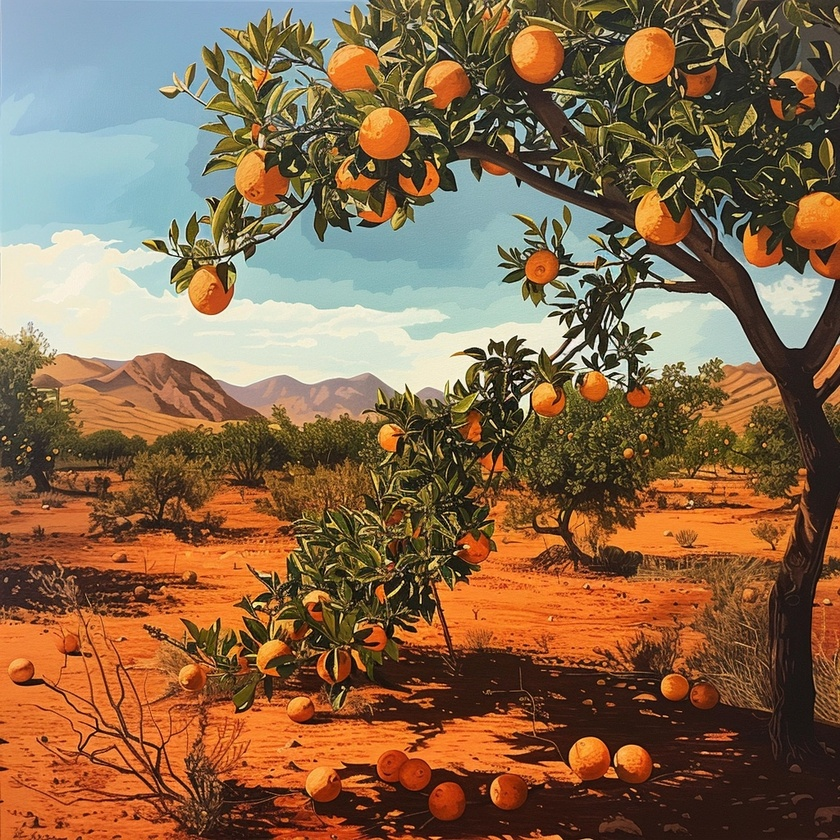
#> input picture 1.jpg, 840 x 840 px, shrunk from 1024 x 1024 before the run
$ python 2.py
#> lines starting #> are read from the running program, lines starting #| are printed output that depends on the picture
from PIL import Image, ImageFilter
import os
if not os.path.exists('blur'):
    os.makedirs('blur')

from pathlib import Path
# Определение расширения файла с использованием pathlib
file_path = Path( 'example.jpg')
if file_path. suffix. lower () == '.png':
    print(f"Файл (file_path.name) может содержать неожиданные данные.")
else:
    print(f"Файл (file_path.name) являются jpg.")

image = Image.open("1.jpg")
#> image is the input picture: PIL image 840x840 RGB; mean R, G, B 135.3, 103.7, 74.4
image2 = Image.open("2.jpg")
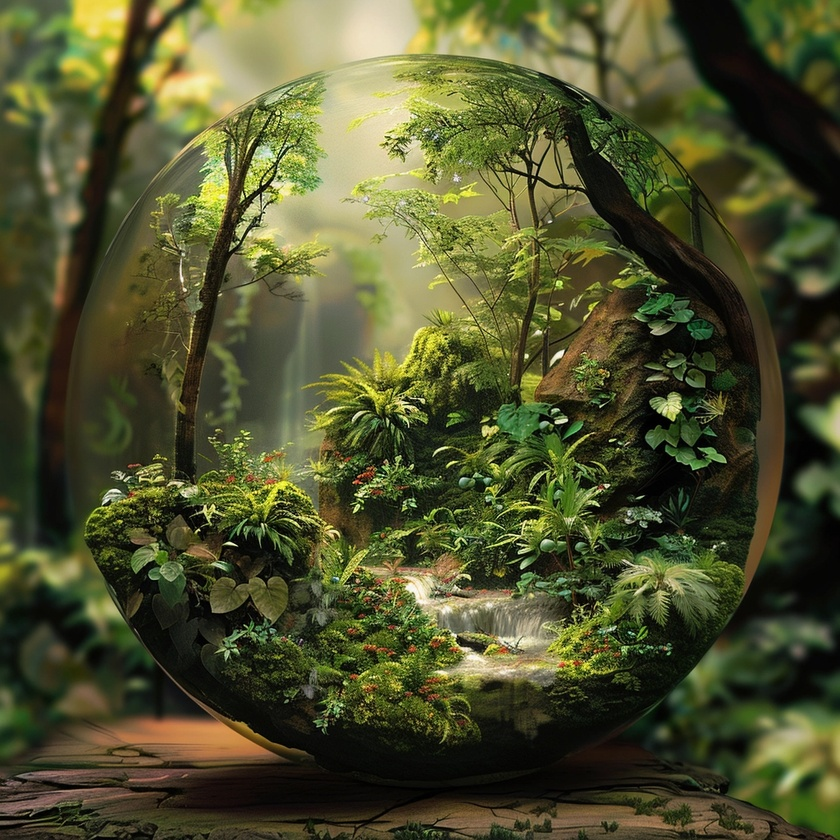
#> input picture 2.jpg, 840 x 840 px, shrunk from 1024 x 1024 before the run
#> image2 is the input picture: PIL image 840x840 RGB; mean R, G, B 79.8, 82.4, 46
image3 = Image.open("3.jpg")
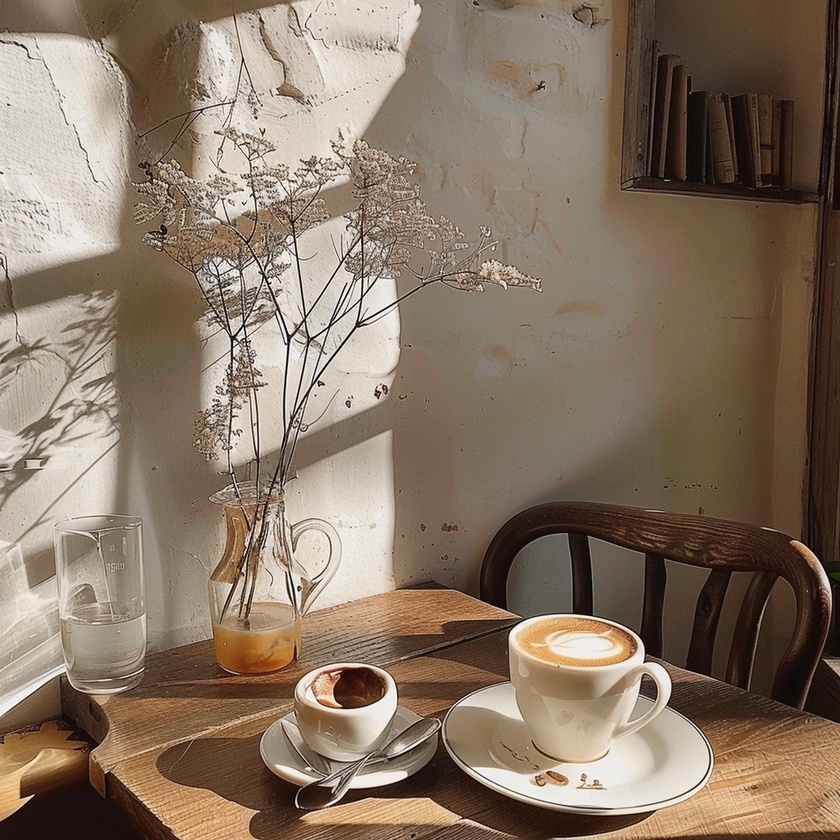
#> input picture 3.jpg, 840 x 840 px, shrunk from 1024 x 1024 before the run
#> image3 is the input picture: PIL image 840x840 RGB; mean R, G, B 135.7, 117.8, 100.4
image4 = Image.open("4.jpg")
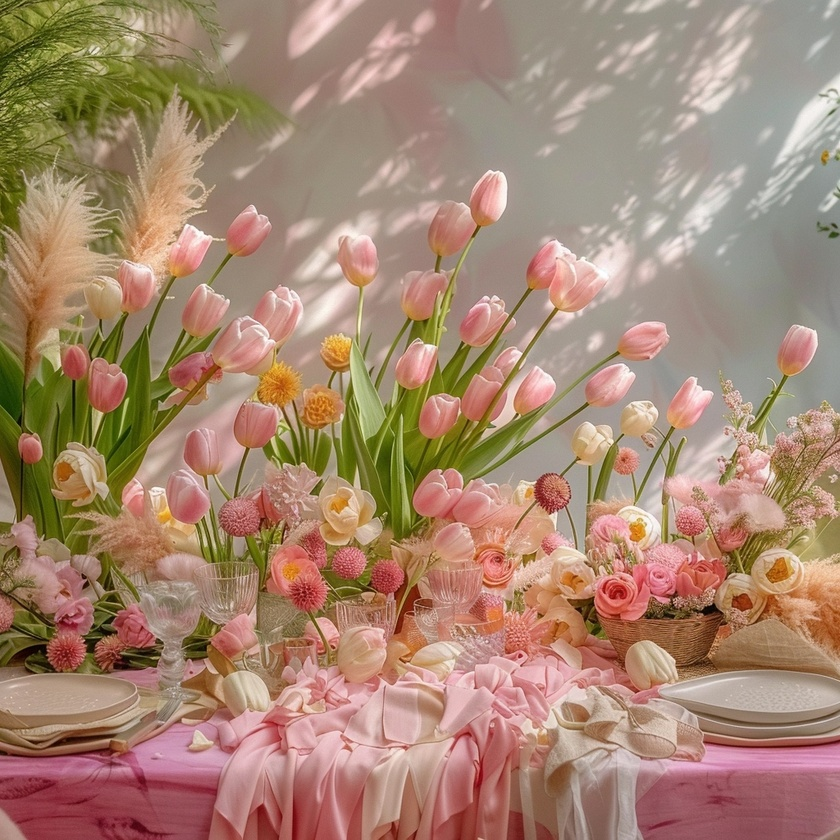
#> input picture 4.jpg, 840 x 840 px, shrunk from 1024 x 1024 before the run
#> image4 is the input picture: PIL image 840x840 RGB; mean R, G, B 165.5, 134, 112.3
image5 = Image.open("5.jpg")
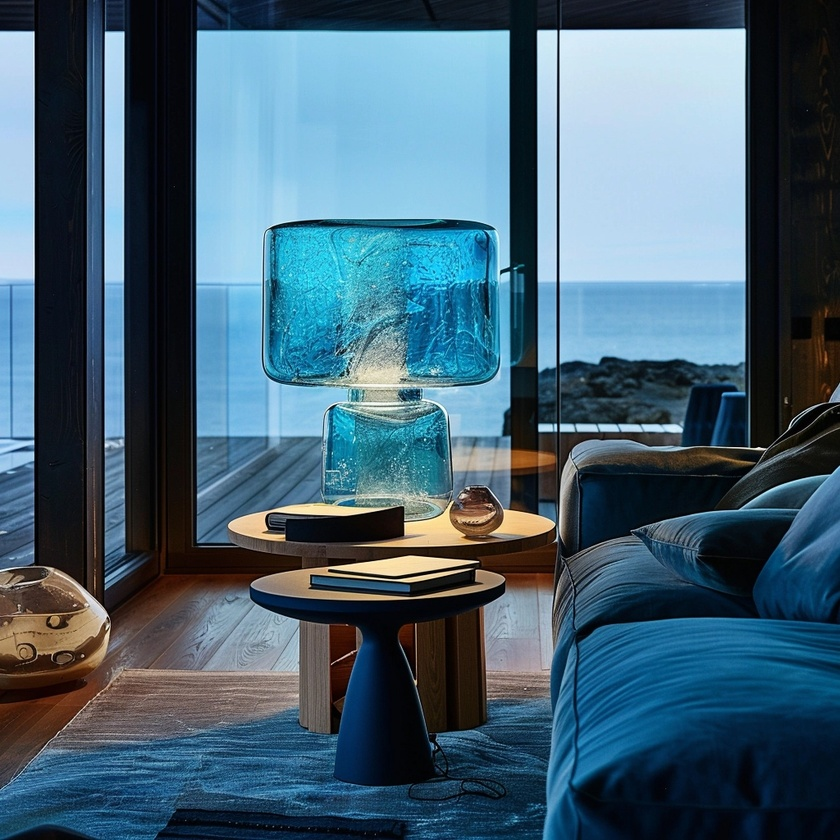
#> input picture 5.jpg, 840 x 840 px, shrunk from 1024 x 1024 before the run
#> image5 is the input picture: PIL image 840x840 RGB; mean R, G, B 68.5, 97.2, 114.4

blur_img = image.filter(ImageFilter.BLUR)
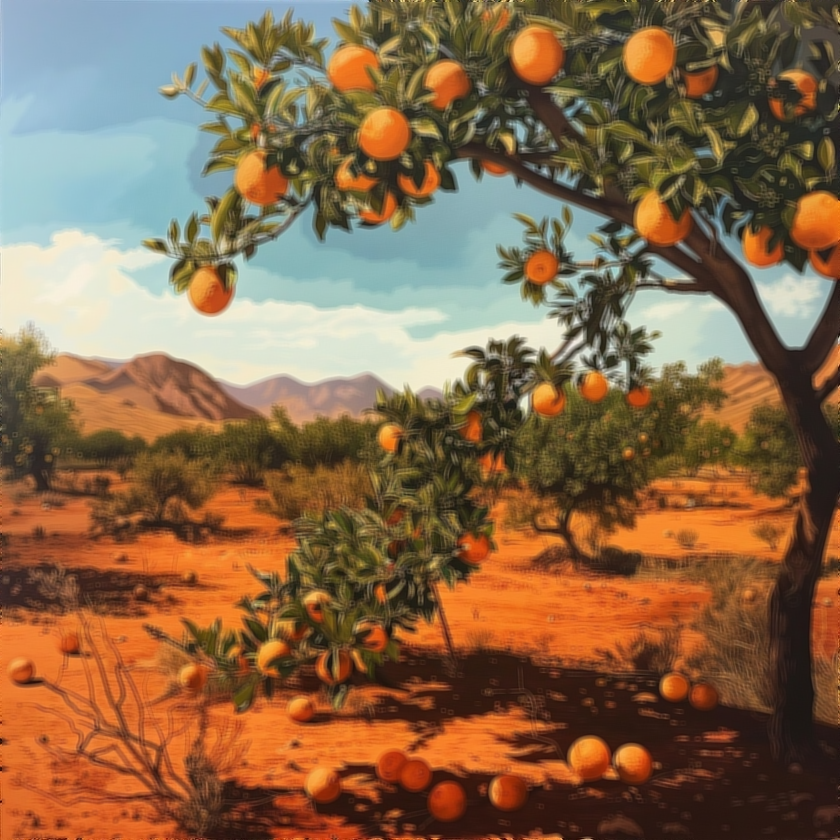
#> blur_img: PIL image 840x840 RGB; mean R, G, B 135.3, 103.8, 74.5
blur_img2 = image2.filter(ImageFilter.BLUR)
blur_img3 = image3.filter(ImageFilter.BLUR)
blur_img4 = image4.filter(ImageFilter.BLUR)
blur_img5 = image5.filter(ImageFilter.BLUR)
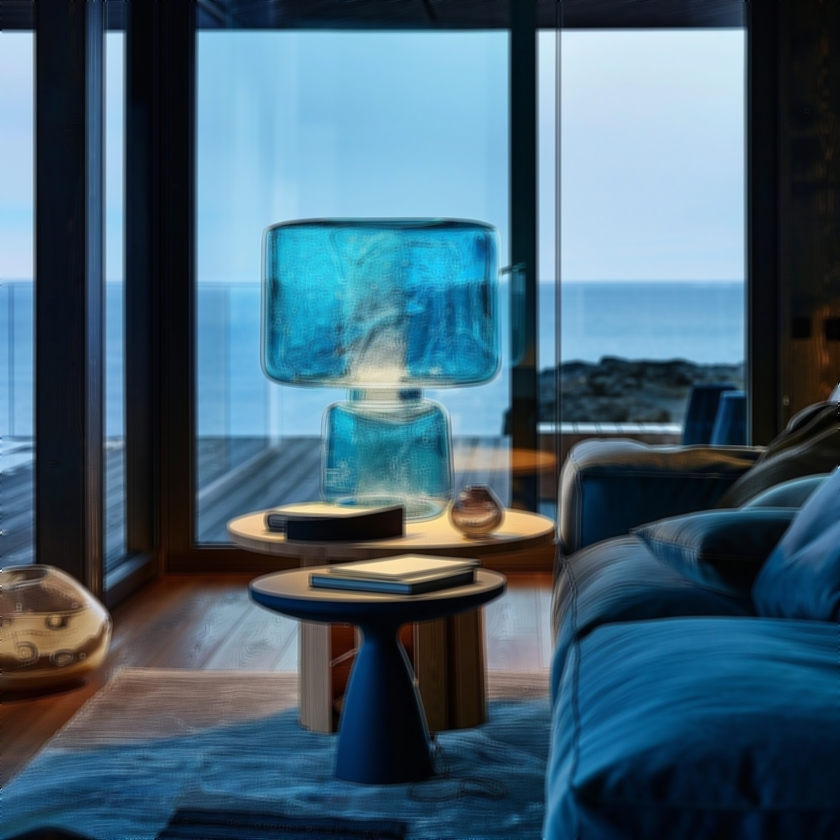
#> blur_img5: PIL image 840x840 RGB; mean R, G, B 68.6, 97.2, 114.4

blur_img.save('blur/11.jpg')
blur_img2.save('blur/12.jpg')
blur_img3.save('blur/13.jpg')
blur_img4.save('blur/14.jpg')
blur_img5.save('blur/15.jpg')
